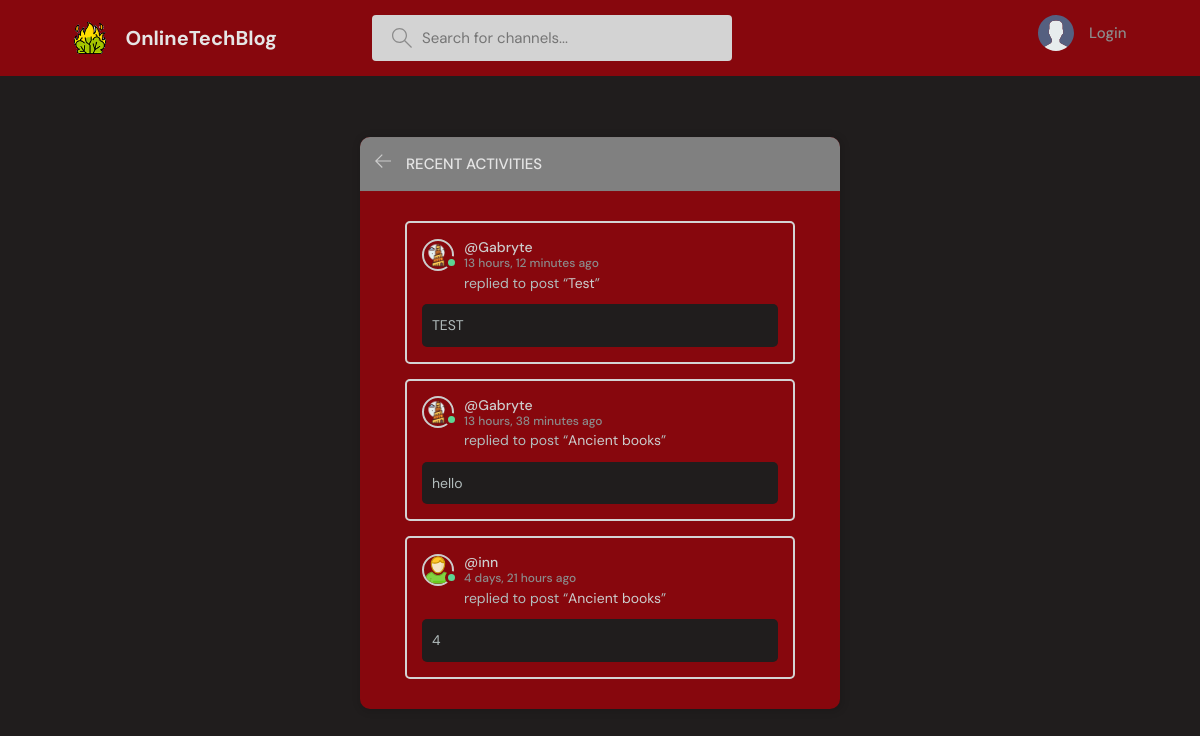
The page /messagesFromUsers/ on the database its author committed.
### baseProject/models.py (models this page shows, shortened)
class Message(models.Model):
    user = models.ForeignKey(User, on_delete=models.CASCADE)
    room = models.ForeignKey(Room, on_delete=models.CASCADE)
    body = models.TextField()
    image = models.ImageField(null=True, blank=True)
    updated = models.DateTimeField(auto_now=True)
    created = models.DateTimeField(auto_now_add=True)
    likes = models.ManyToManyField(User, related_name='comment')
    class Meta:
        ordering = ('-updated','-created')

class User(AbstractUser):
    name = models.CharField(max_length=200, null=True)
    surname = models.CharField(max_length=200, null=True)
    email = models.EmailField(unique=True,null=True)
    status = models.TextField(null=True)
    icon = models.ImageField(null=True, default="userBase.svg")
    showFriendsMessages = models.BooleanField(default=False)
    USERNAME_FIELD = 'email'
    REQUIRED_FIELDS = []

class Room(models.Model):
    host = models.ForeignKey(User, on_delete=models.SET_NULL, null=True)
    participants = models.ManyToManyField(User, related_name='participants', blank=True)
    topic = models.ForeignKey(Topic, null=True, blank=True,on_delete=models.SET_NULL)
    name = models.CharField(max_length=200, unique=True)
    description = models.TextField(null=True, blank=True)
    friendsOnly = models.BooleanField(default=False)
    updated = models.DateTimeField(auto_now=True)
    created = models.DateTimeField(auto_now_add=True)
    class Meta:
        ordering = ('-updated','-created')
    def __str__(self):
        return self.name

### baseProject/views.py (the view)
# urls.py: path('messagesFromUsers/',views.usersMessages,name="messages"),
def usersMessages(request):
    channel_messages = Message.objects.all()[0:3]
    return render(request, 'baseProject/messagesFromBlogging.html', {'room_messages': channel_messages})

### baseProject/templates/baseProject/messagesFromBlogging.html (shortened to what this page needs)
{% extends 'main.html' %}
{% block content %}
    <main class="layout">
        <div class="container">
            <div class="layout__box">
                <div class="layout__boxHeader">
                    <div class="layout__boxTitle">
                        <a href="{{ request.META.HTTP_REFERER }}">
                            <svg version="1.1" xmlns="http://www.w3.org/2000/svg" width="32" height="32"
                                 viewBox="0 0 32 32">
                                <title>arrow-left</title>
                                <path
                                        d="M13.723 2.286l-13.723 13.714 13.719 13.714 1.616-1.611-10.96-10.96h27.625v-2.286h-27.625l10.965-10.965-1.616-1.607z"
                                ></path>
                            </svg>
                        </a>
                        <h3>Recent Activities</h3>
                    </div>
                </div>
                <div class="activities-page layout__body">
                    {% for activity in room_messages %}
                        <div class="ActivitiesBoxingBox">
                            <div class="activities__boxHeader ChannelListerRoomHeaderBlock">
                                <a href="{% url 'user-profile' activity.user.id %}" class="HostRoomChannelLister">
                                    {% if activity.user.is_authenticated %}
                                        <div class="avatar avatar--small active">
                                            <img src="{{ activity.user.icon.url }}"/>
                                        </div>
                                    {% else %}
                                        <div class="avatar avatar--small">
                                            <img src="{{ activity.user.icon.url }}"/>
                                        </div>
                                    {% endif %}
                                    <p>
                                        @{{ activity.user.username }}
                                        <span>{{ activity.created|timesince }} ago</span>
                                    </p>
                                </a>
                            </div>
                            <div class="BoxingContentActivities">
                                <p>replied to post “<a href="{% url 'room' activity.room.id %}">{{ activity.room }}</a>”
                                </p>
                                <div class="ActivitiesBoxingRoomChannelContent">
                                    {{ activity.body }}
                                </div>
                            </div>
                        </div>
                    {% endfor %}
                </div>
            </div>
        </div>
    </main>
{% endblock content %}

### static/styles/style.css (style rules this page uses)
:root { --color-mainStructure-light: #e1f6fb; --color-light: #e5e5e5; --color-gray: #8b8b8b; --color-light-gray: #b2bdbd; --bg: #201d1d; --success: #5dd693; --error: #fc4b0b; --obscure-color: #87070d; --obscure-color-medium: lightgray; --obscure-color-light: gray; --color-mainStructure: #ccc; }
* { font-family: "DM Sans", -apple-system, BlinkMacSystemFont, "Segoe UI", Roboto, Oxygen, Ubuntu, Cantarell, "Open Sans", "Helvetica Neue", sans-serif; margin: 0; padding: 0; box-sizing: border-box; text-rendering: optimizeLegibility; font-size: inherit; }
html { font-size: 56.25%; }
@media only screen and (min-width: 1200px) { html { font-size: 62.5%; } }
body { line-height: 1.6; font-weight: 400; font-size: 1.5rem; color: var(--color-light-gray); background-color: var(--bg); min-height: 100vh; }
img { width: 100%; }
a { display: inline-block; color: var(--color-mainStructure); text-decoration: none; }
.container { max-width: 120rem; width: 90%; margin: auto; }
.avatar { position: relative; display: inline-block; border-radius: 50%; border: 2px solid var(--color-mainStructure); }
.avatar img { display: block; border-radius: 50%; object-fit: cover; object-position: center; }
.avatar::after { content: ""; display: block; position: absolute; background-color: var(--color-gray); z-index: 111; border-radius: 50%; border: 0.3rem solid var(--obscure-color); }
.avatar.active::after { background-color: var(--success); }
.avatar.avatar--small img { width: 2.8rem; height: 2.8rem; }
.avatar.avatar--small:after { width: 0.7rem; height: 0.7rem; bottom: 0px; right: -6px; }
.layout { margin-top: 2.4rem; }
.layout > .container { display: flex; justify-content: space-between; align-items: flex-start; }
.layout__box { width: 90%; max-width: 48rem; min-height: 40rem; position: absolute; top: 50%; left: 50%; transform: translate(-50%, -46%); background-color: var(--obscure-color); border-radius: 1rem; box-shadow: 1px 1px 6px 3px rgba(0, 0, 0, 0.1); overflow: hidden; }
.layout__boxHeader { display: flex; padding: 1.5rem; background-color: var(--obscure-color-light); }
.layout__boxTitle { display: flex; gap: 1.5rem; align-items: center; }
.layout__boxTitle h3 { text-transform: uppercase; font-weight: 500; color: var(--color-light); }
.layout__boxTitle svg { width: 1.6rem; height: 1.6rem; fill: var(--color-mainStructure); }
.layout__body { margin: 3rem; }
.ChannelListerRoomHeaderBlock { display: flex; justify-content: space-between; align-items: center; }
.HostRoomChannelLister { font-weight: 500; display: flex; align-items: center; gap: 1rem; }
.ActivitiesBoxingBox { margin: 1.5rem; padding: 1.5rem; border: 2px solid var(--obscure-color-medium); border-radius: 5px; overflow-y: auto; }
.activities__boxHeader p { font-size: 1.4rem; line-height: 1.3; }
.activities__boxHeader p span { color: var(--color-gray); font-size: 1.2rem; display: block; }
.BoxingContentActivities { margin-left: 4.2rem; }
.BoxingContentActivities { font-size: 1.4rem; }
.ActivitiesBoxingRoomChannelContent { background: var(--bg); padding: 1rem; border-radius: 5px; margin-top: 1rem; margin-left: -4.2rem; }

### rows shown on the page
Message: user.icon (picture), user.username "Gabryte", created "13 hours, 12 minutes", room "Test", body "TEST"
Message: user.icon (picture), user.username "Gabryte", created "13 hours, 38 minutes", room "Ancient books", body "hello"
Message: user.icon (picture), user.username "inn", created "4 days, 21 hours", room "Ancient books", body "4"
